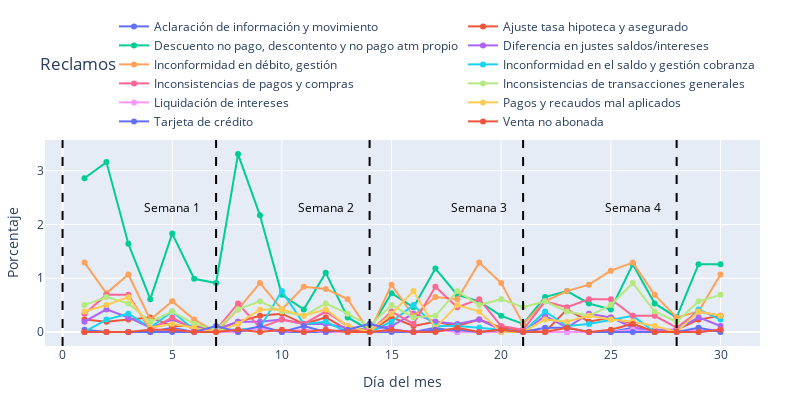

The notebook cell this image was saved under:
### Markdown cell above
### Reclamos

### Code cell
cat = "Reclamos"
fig = plot_line_weekday(df[df["category"] == cat], title=cat)
fig.write_image(PATH_FIGS.joinpath(f"{cat}_line_weekday.png"))
fig.show()

### Figure 1 — Plotly figure (JSON) as saved in the notebook; plotly's stock layout.template omitted (floating-point values rounded to 4 significant figures)
{"data": [{"mode": "lines+markers", "name": "Aclaración de información y movimiento", "type": "scatter", "x": [1, 2, 3, 4, 5, 6, 7, 8, 9, 10, 11, 12, 13, 14, 15, 16, 17, 18, 19, 20, 21, 22, 23, 24, 25, 26, 27, 28, 29, 30], "y": [0.04, 0, 0, 0, 0.08, 0, 0, 0, 0.08, 0, 0, 0, 0, 0, 0, 0, 0.08, 0, 0, 0, 0, 0, 0, 0, 0, 0.08, 0, 0, 0, 0.04]}, {"mode": "lines+markers", "name": "Ajuste tasa hipoteca y asegurado", "type": "scatter", "x": [1, 2, 3, 4, 5, 6, 7, 8, 9, 10, 11, 12, 13, 14, 15, 16, 17, 18, 19, 20, 21, 22, 23, 24, 25, 26, 27, 28, 29, 30], "y": [0.23, 0.19, 0.23, 0.27, 0.11, 0.11, 0.04, 0.19, 0.3, 0.34, 0.15, 0.27, 0.04, 0, 0.27, 0.11, 0.19, 0.11, 0.23, 0.08, 0.04, 0, 0.42, 0.19, 0.27, 0.15, 0, 0.04, 0.23, 0.3]}, {"mode": "lines+markers", "name": "Descuento no pago, descontento y no pago atm propio", "type": "scatter", "x": [1, 2, 3, 4, 5, 6, 7, 8, 9, 10, 11, 12, 13, 14, 15, 16, 17, 18, 19, 20, 21, 22, 23, 24, 25, 26, 27, 28, 29, 30], "y": [2.86, 3.16, 1.64, 0.61, 1.83, 0.99, 0.91, 3.31, 2.17, 0.69, 0.42, 1.1, 0.27, 0.04, 0.72, 0.46, 1.18, 0.69, 0.57, 0.3, 0.15, 0.65, 0.76, 0.53, 0.42, 1.26, 0.53, 0.27, 1.26, 1.26]}, {"mode": "lines+markers", "name": "Diferencia en justes saldos/intereses", "type": "scatter", "x": [1, 2, 3, 4, 5, 6, 7, 8, 9, 10, 11, 12, 13, 14, 15, 16, 17, 18, 19, 20, 21, 22, 23, 24, 25, 26, 27, 28, 29, 30], "y": [0.19, 0.42, 0.27, 0.08, 0.23, 0.08, 0.04, 0.19, 0.19, 0.23, 0.15, 0.15, 0.08, 0.04, 0.11, 0.34, 0.19, 0.15, 0.23, 0.04, 0, 0.3, 0.08, 0.34, 0.27, 0.08, 0.04, 0.04, 0.27, 0.11]}, {"mode": "lines+markers", "name": "Inconformidad en débito, gestión ", "type": "scatter", "x": [1, 2, 3, 4, 5, 6, 7, 8, 9, 10, 11, 12, 13, 14, 15, 16, 17, 18, 19, 20, 21, 22, 23, 24, 25, 26, 27, 28, 29, 30], "y": [1.29, 0.72, 1.07, 0.23, 0.57, 0.23, 0, 0.42, 0.91, 0.42, 0.84, 0.8, 0.61, 0, 0.88, 0.3, 0.65, 0.61, 1.29, 0.91, 0.15, 0.57, 0.76, 0.88, 1.14, 1.29, 0.69, 0.27, 0.38, 1.07]}, {"mode": "lines+markers", "name": "Inconformidad en el saldo y gestión cobranza", "type": "scatter", "x": [1, 2, 3, 4, 5, 6, 7, 8, 9, 10, 11, 12, 13, 14, 15, 16, 17, 18, 19, 20, 21, 22, 23, 24, 25, 26, 27, 28, 29, 30], "y": [0, 0.23, 0.34, 0.08, 0.38, 0.04, 0.04, 0.04, 0.08, 0.76, 0.15, 0.19, 0, 0, 0.19, 0.5, 0.11, 0.11, 0.08, 0.04, 0, 0.38, 0.11, 0.15, 0.23, 0.3, 0, 0, 0.42, 0.23]}, {"mode": "lines+markers", "name": "Inconsistencias de pagos y compras", "type": "scatter", "x": [1, 2, 3, 4, 5, 6, 7, 8, 9, 10, 11, 12, 13, 14, 15, 16, 17, 18, 19, 20, 21, 22, 23, 24, 25, 26, 27, 28, 29, 30], "y": [0.34, 0.69, 0.69, 0.04, 0.27, 0.04, 0.04, 0.53, 0.08, 0.23, 0.15, 0.38, 0.11, 0, 0.38, 0.15, 0.84, 0.46, 0.61, 0.11, 0.04, 0.57, 0.46, 0.61, 0.61, 0.3, 0.3, 0.08, 0.38, 0.3]}, {"mode": "lines+markers", "name": "Inconsistencias de transacciones generales", "type": "scatter", "x": [1, 2, 3, 4, 5, 6, 7, 8, 9, 10, 11, 12, 13, 14, 15, 16, 17, 18, 19, 20, 21, 22, 23, 24, 25, 26, 27, 28, 29, 30], "y": [0.5, 0.65, 0.53, 0.19, 0.38, 0.15, 0.04, 0.42, 0.57, 0.38, 0.3, 0.53, 0.34, 0.11, 0.5, 0.27, 0.3, 0.76, 0.5, 0.61, 0.46, 0.57, 0.38, 0.3, 0.5, 0.91, 0.38, 0.19, 0.57, 0.69]}, {"mode": "lines+markers", "name": "Liquidación de intereses", "type": "scatter", "x": [1, 2, 3, 4, 5, 6, 7, 8, 9, 10, 11, 12, 13, 14, 15, 16, 17, 18, 19, 20, 21, 22, 23, 24, 25, 26, 27, 28, 29, 30], "y": [0, 0, 0, 0, 0.04, 0, 0, 0, 0.08, 0, 0.04, 0, 0, 0, 0.04, 0, 0.04, 0, 0, 0, 0, 0, 0, 0, 0, 0.04, 0, 0, 0.04, 0.04]}, {"mode": "lines+markers", "name": "Pagos y recaudos mal aplicados", "type": "scatter", "x": [1, 2, 3, 4, 5, 6, 7, 8, 9, 10, 11, 12, 13, 14, 15, 16, 17, 18, 19, 20, 21, 22, 23, 24, 25, 26, 27, 28, 29, 30], "y": [0.38, 0.5, 0.65, 0.08, 0.15, 0.08, 0, 0.15, 0.42, 0.42, 0.3, 0.42, 0.11, 0, 0.34, 0.76, 0.08, 0.5, 0.38, 0, 0, 0.23, 0.19, 0.3, 0.23, 0.19, 0.11, 0, 0.38, 0.3]}, {"mode": "lines+markers", "name": "Tarjeta de crédito", "type": "scatter", "x": [1, 2, 3, 4, 5, 6, 7, 8, 9, 10, 11, 12, 13, 14, 15, 16, 17, 18, 19, 20, 21, 22, 23, 24, 25, 26, 27, 28, 29, 30], "y": [0, 0, 0, 0, 0, 0, 0.11, 0, 0.11, 0, 0.11, 0, 0.04, 0.15, 0.04, 0, 0.04, 0.04, 0, 0.04, 0, 0.08, 0.08, 0, 0, 0, 0, 0, 0.08, 0]}, {"mode": "lines+markers", "name": "Venta no abonada", "type": "scatter", "x": [1, 2, 3, 4, 5, 6, 7, 8, 9, 10, 11, 12, 13, 14, 15, 16, 17, 18, 19, 20, 21, 22, 23, 24, 25, 26, 27, 28, 29, 30], "y": [0, 0, 0, 0.04, 0.04, 0, 0, 0.04, 0, 0.04, 0, 0.04, 0, 0, 0.04, 0, 0, 0.08, 0, 0.04, 0, 0, 0.08, 0, 0.04, 0.15, 0, 0, 0, 0.04]}], "layout": {"annotations": [{"align": "center", "font": {"color": "black"}, "showarrow": false, "text": "Semana 1", "x": 5, "y": 2.31}, {"align": "center", "font": {"color": "black"}, "showarrow": false, "text": "Semana 2", "x": 12, "y": 2.31}, {"align": "center", "font": {"color": "black"}, "showarrow": false, "text": "Semana 3", "x": 19, "y": 2.31}, {"align": "center", "font": {"color": "black"}, "showarrow": false, "text": "Semana 4", "x": 26, "y": 2.31}], "height": 400, "legend": {"bgcolor": "rgba(255,255,255,0.5)", "orientation": "h", "title": {}, "x": 1, "xanchor": "right", "y": 1.02, "yanchor": "bottom"}, "margin": {"b": 40, "l": 40, "r": 40, "t": 40}, "shapes": [{"line": {"color": "black", "dash": "dash"}, "type": "line", "x0": 0, "x1": 0, "xref": "x", "y0": 0, "y1": 1, "yref": "y domain"}, {"line": {"color": "black", "dash": "dash"}, "type": "line", "x0": 7, "x1": 7, "xref": "x", "y0": 0, "y1": 1, "yref": "y domain"}, {"line": {"color": "black", "dash": "dash"}, "type": "line", "x0": 14, "x1": 14, "xref": "x", "y0": 0, "y1": 1, "yref": "y domain"}, {"line": {"color": "black", "dash": "dash"}, "type": "line", "x0": 21, "x1": 21, "xref": "x", "y0": 0, "y1": 1, "yref": "y domain"}, {"line": {"color": "black", "dash": "dash"}, "type": "line", "x0": 28, "x1": 28, "xref": "x", "y0": 0, "y1": 1, "yref": "y domain"}], "title": {"text": "Reclamos"}, "width": 800, "xaxis": {"title": {"text": "Día del mes"}}, "yaxis": {"title": {"text": "Porcentaje"}}}}
